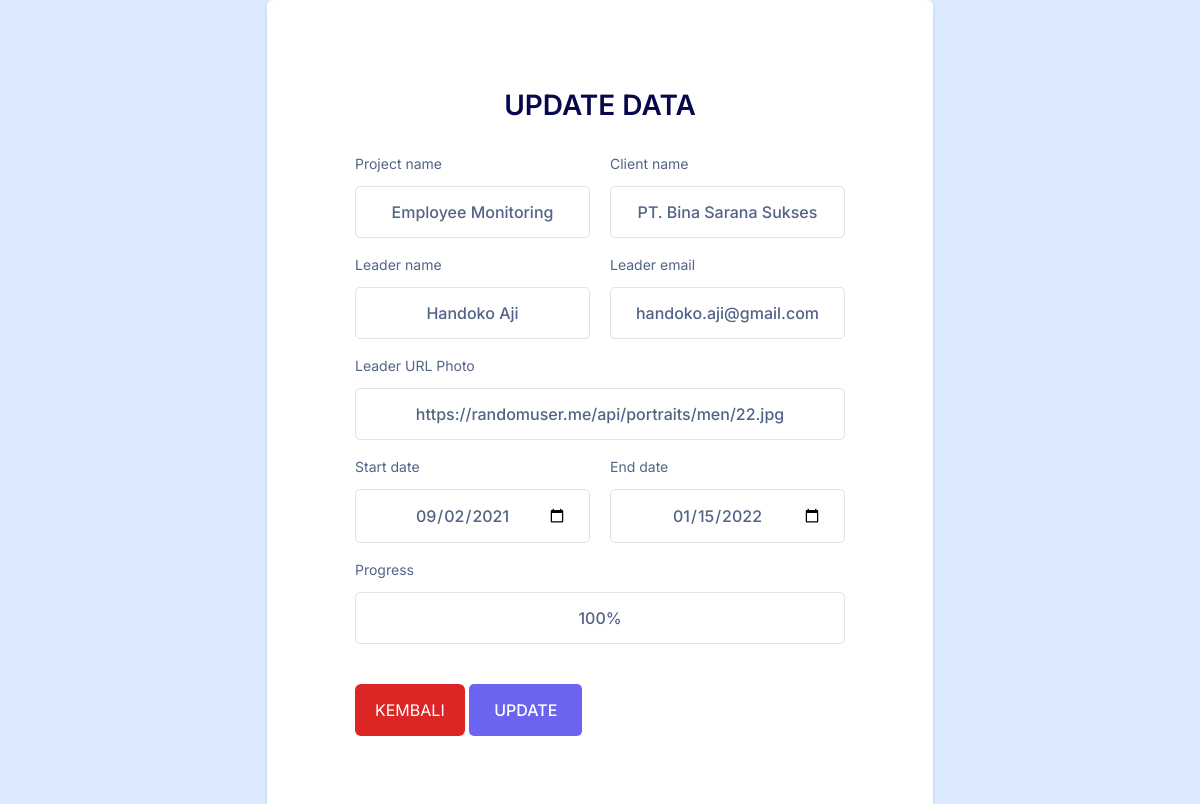
Screenshot of /edit.php?no=4 with the database file from the repository.
### tables this page shows
CREATE TABLE `proyek` (
  `id` int(11) NOT NULL,
  `project` varchar(255) NOT NULL,
  `client` varchar(255) NOT NULL,
  `leader_name` varchar(255) NOT NULL,
  `leader_email` varchar(255) NOT NULL,
  `leader_img` varchar(255) NOT NULL,
  `start_date` date NOT NULL,
  `end_date` date NOT NULL,
  `progress` int(30) NOT NULL
);

### edit.php (the view, shortened to what this page needs)
<?php
$conn = mysqli_connect('localhost', 'root', '13052003', 'seleksi');
if (isset($_GET['no'])) {
    $edit = $_GET['no'];
    $sql = mysqli_fetch_row(mysqli_query($conn, "SELECT * FROM proyek WHERE id='$edit'"));
    $prname = $sql[1];
    $clname = $sql[2];
    $leaname = $sql[3];
    $leaemail = $sql[4];
    $leaurl = $sql[5];
    $stdate = $sql[6];
    $endate = $sql[7];
    $proses = $sql[8];
}
?>
<!doctype html>
<html>
<head>
    <script src="https://cdn.tailwindcss.com"></script>
    <link rel="stylesheet" href="https://cdnjs.cloudflare.com/ajax/libs/font-awesome/6.2.1/css/all.min.css" />
</head>
<body>
    <div class="w-full bg-[#dbeafe] flex items-center justify-center">
        <div class="bg-white shadow-md rounded-md ">
            <div class="formbold-main-wrapper">
                <div class="formbold-form-wrapper">
                    <form action="" method="POST">
                        <div class="formbold-form-title">
                            <h2 class="text-center">UPDATE DATA</h2>
                        </div>
                        <div class="formbold-input-flex">
                            <div>
                                <label for="pname" class="formbold-form-label">
                                    Project name
                                </label>
                                <input type="text" name="pname" id="pname" value="<?php echo $prname; ?>" class="formbold-form-input" />
                            </div>
                            <div>
                                <label for="client" class="formbold-form-label"> Client name </label>
                                <input type="text" name="client" id="client" value="<?php echo $clname; ?>" class="formbold-form-input" />
                            </div>
                        </div>
                        <div class="formbold-input-flex">
                            <div>
                                <label for="lname" class="formbold-form-label"> Leader name </label>
                                <input type="text" name="lname"  value="<?php echo $leaname; ?>" id="lname" class="formbold-form-input" />
                            </div>
                            <div>
                                <label for="lemail" class="formbold-form-label"> Leader email </label>
                                <input type="email"  value="<?php echo $leaemail; ?>" name="lemail" id="lemail" class="formbold-form-input" />
                            </div>
                        </div>
                        <div class="formbold-mb-3">
                            <label for="limg" class="formbold-form-label">
                                Leader URL Photo
                            </label>
                            <input type="text"  value="<?php echo $leaurl; ?>" name="limg" id="limg" class="formbold-form-input" />
                        </div>
                        <div class="formbold-input-flex">
                            <div>
                                <label for="sdate" class="formbold-form-label"> Start date </label>
                                <input type="date"  value="<?php echo $stdate; ?>" name="sdate" id="sdate" class="formbold-form-input" />
                            </div>
                            <div>
                                <label for="edate" class="formbold-form-label"> End date </label>
                                <input type="date" value="<?php echo $endate; ?>" name="edate" id="edate" class="formbold-form-input" />
                            </div>
                        </div>
                        <div class="formbold-mb-3">
                            <label for="progress" class="formbold-form-label">
                                Progress
                            </label>
                            <input type="text" value="<?php echo $proses; ?>%" name="progress" id="progress" class="formbold-form-input" />
                        </div>
                        <a href="index.php" class="bg-red-600 text-white py-4 px-5 rounded-md">KEMBALI</a>
                        <button class="formbold-btn" name="update" type="submit">UPDATE</button>
                    </form>
                </div>
            </div>
        </div>
    </div>
</body>
</html>

### edit.php (style rules this page uses)
* { margin: 0; padding: 0; box-sizing: border-box; }
body { font-family: 'Inter', sans-serif; }
.formbold-mb-3 { margin-bottom: 15px; }
.formbold-main-wrapper { display: flex; align-items: center; justify-content: center; padding: 48px; }
.formbold-form-wrapper { margin: 0 auto; max-width: 570px; width: 100%; background: white; padding: 40px; }
.formbold-form-title { margin-bottom: 30px; }
.formbold-form-title h2 { font-weight: 600; font-size: 28px; line-height: 34px; color: #07074d; }
.formbold-input-flex { display: flex; gap: 20px; margin-bottom: 15px; }
.formbold-input-flex>div { width: 50%; }
.formbold-form-input { text-align: center; width: 100%; padding: 13px 22px; border-radius: 5px; border: 1px solid #dde3ec; background: #ffffff; font-weight: 500; font-size: 16px; color: #536387; outline: none; resize: none; }
.formbold-form-label { color: #536387; font-size: 14px; line-height: 24px; display: block; margin-bottom: 10px; }
.formbold-btn { font-size: 16px; border-radius: 5px; padding: 14px 25px; border: none; font-weight: 500; background-color: #6a64f1; color: white; cursor: pointer; margin-top: 25px; }

### rows the page displays
proyek: pname "Employee Monitoring", client "PT. Bina Sarana Sukses", lname "Handoko Aji", lemail "handoko.aji@gmail.com", limg "https://randomuser.me/api/portraits/men/22.jpg", sdate "09/02/2021", edate "01/15/2022", progress "100%"
